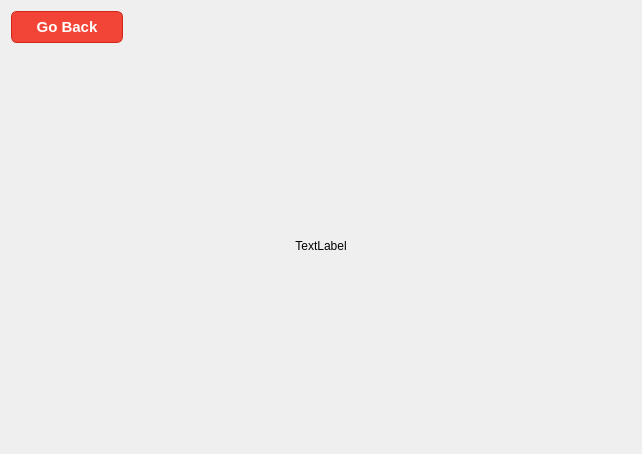
<?xml version="1.0" encoding="UTF-8"?>
<ui version="4.0">
 <class>pictureviewer</class>
 <widget class="QWidget" name="pictureviewer">
  <property name="geometry">
   <rect>
    <x>0</x>
    <y>0</y>
    <width>642</width>
    <height>454</height>
   </rect>
  </property>
  <property name="windowTitle">
   <string>Form</string>
  </property>
  <property name="styleSheet">
   <string notr="true">#pictureviewer {
	border-image: url(:/bg/metro.jpg) 0 0 0 0 stretch stretch;
}</string>
  </property>
  <layout class="QVBoxLayout" name="verticalLayout_2">
   <item>
    <layout class="QHBoxLayout" name="horizontalLayout">
     <item>
      <widget class="QPushButton" name="pushButton">
       <property name="sizePolicy">
        <sizepolicy hsizetype="Fixed" vsizetype="Fixed">
         <horstretch>0</horstretch>
         <verstretch>0</verstretch>
        </sizepolicy>
       </property>
       <property name="styleSheet">
        <string notr="true">QPushButton {
	box-shadow:inset 0px 1px 0px 0px #f5978e;
	background:linear-gradient(to bottom, #f24537 5%, #c62d1f 100%);
	background-color:#f24537;
	border-radius:6px;
	border:1px solid #d02718;
	display:inline-block;
	cursor:pointer;
	color:#ffffff;
	font-family:Arial;
	font-size:15px;
	font-weight:bold;
	padding:6px 24px;
	text-decoration:none;
	text-shadow:0px 1px 0px #810e05;
}
QPushButton:hover {
	background:linear-gradient(to bottom, #c62d1f 5%, #f24537 100%);
	background-color:#c62d1f;
}
QPushButton:active {
	position:relative;
	top:1px;
}</string>
       </property>
       <property name="text">
        <string>Go Back</string>
       </property>
      </widget>
     </item>
     <item>
      <spacer name="horizontalSpacer">
       <property name="orientation">
        <enum>Qt::Horizontal</enum>
       </property>
       <property name="sizeHint" stdset="0">
        <size>
         <width>40</width>
         <height>20</height>
        </size>
       </property>
      </spacer>
     </item>
    </layout>
   </item>
   <item>
    <layout class="QVBoxLayout" name="verticalLayout_4">
     <item>
      <widget class="QLabel" name="pic">
       <property name="text">
        <string>TextLabel</string>
       </property>
       <property name="alignment">
        <set>Qt::AlignCenter</set>
       </property>
      </widget>
     </item>
    </layout>
   </item>
  </layout>
 </widget>
 <resources/>
 <connections>
  <connection>
   <sender>pushButton</sender>
   <signal>clicked()</signal>
   <receiver>pictureviewer</receiver>
   <slot>close()</slot>
   <hints>
    <hint type="sourcelabel">
     <x>60</x>
     <y>130</y>
    </hint>
    <hint type="destinationlabel">
     <x>-3</x>
     <y>154</y>
    </hint>
   </hints>
  </connection>
 </connections>
</ui>
